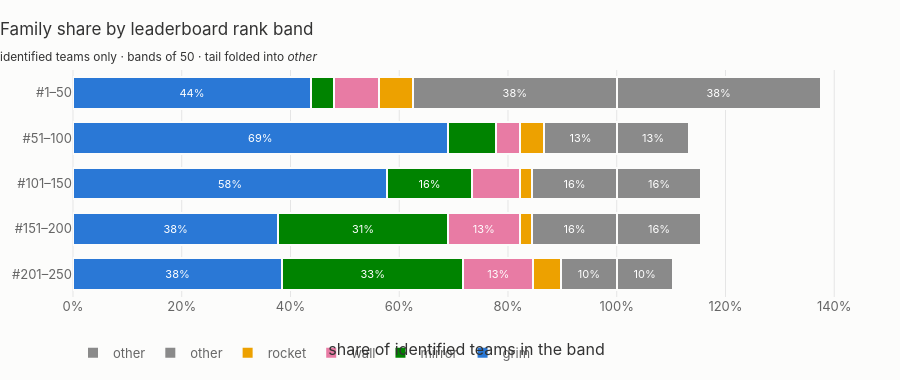

Notebook source saved alongside this figure:
### Markdown cell above
## 4. Where in the ranking does each family sit?

Share of each rank band, using the canonical gate families
(`scripts/m39_live_mix.py`). The tail folds into **other** — a generated 7th hue
would be indistinguishable from an existing one under colorblind vision.

### Code cell
# 5 — family share by rank band
BANDS = 5
band_size = max(1, TOP_N // BANDS)
k = known.copy()
k["band"] = ((k["rank"] - 1) // band_size).clip(upper=BANDS - 1)
k["band_label"] = k["band"].map(
    lambda b: f"#{b * band_size + 1}–{min((b + 1) * band_size, TOP_N)}")

top_fams = known["family"].value_counts().head(5).index.tolist()
k["fam"] = k["family"].where(k["family"].isin(top_fams), "other")
FAM_COLOR = dict(zip(top_fams, PALETTE))
FAM_COLOR["other"] = MUTED

pivot = (k.pivot_table(index="band_label", columns="fam", values="rank",
                       aggfunc="size", fill_value=0)
          .reindex([f"#{b * band_size + 1}–{min((b + 1) * band_size, TOP_N)}"
                    for b in range(BANDS)]))
share = pivot.div(pivot.sum(axis=1), axis=0)

fig = go.Figure()
for fam in top_fams + ["other"]:
    if fam not in share.columns:
        continue
    fig.add_trace(go.Bar(
        y=share.index, x=share[fam], name=fam, orientation="h",
        marker=dict(color=FAM_COLOR[fam], line=dict(color=SURFACE, width=2)),
        text=[f"{v:.0%}" if v >= 0.09 else "" for v in share[fam]],
        textposition="inside", insidetextanchor="middle",
        textfont=dict(color="#ffffff", size=11),
        customdata=pivot[fam],
        hovertemplate=("<b>%{fullData.name}</b><br>%{y}<br>"
                       "%{customdata} teams (%{x:.0%})<extra></extra>"),
    ))
fig.update_layout(
    barmode="stack",
    title="Family share by leaderboard rank band"
          "<br><sub>identified teams only · bands of "
          f"{band_size} · tail folded into <i>other</i></sub>",
    xaxis=dict(title="share of identified teams in the band", tickformat=".0%"),
    yaxis=dict(title=None, autorange="reversed", automargin=True),
    height=380, bargap=0.3, legend=dict(orientation="h", y=-0.18),
)
fig.show()

display(pivot.style.set_caption("Teams per family per rank band (counts)"))

### Figure 1 — Plotly figure (JSON) as saved in the notebook; plotly's stock layout.template omitted (floating-point values rounded to 4 significant figures)
{"data": [{"customdata": [21, 31, 26, 17, 15], "hovertemplate": "<b>%{fullData.name}</b><br>%{y}<br>%{customdata} teams (%{x:.0%})<extra></extra>", "insidetextanchor": "middle", "marker": {"color": "#2a78d6", "line": {"color": "#fcfcfb", "width": 2}}, "name": "grim", "orientation": "h", "text": ["44%", "69%", "58%", "38%", "38%"], "textfont": {"color": "#ffffff", "size": 11}, "textposition": "inside", "type": "bar", "x": [0.4375, 0.6889, 0.5778, 0.3778, 0.3846], "y": ["#1–50", "#51–100", "#101–150", "#151–200", "#201–250"]}, {"customdata": [2, 4, 7, 14, 13], "hovertemplate": "<b>%{fullData.name}</b><br>%{y}<br>%{customdata} teams (%{x:.0%})<extra></extra>", "insidetextanchor": "middle", "marker": {"color": "#008300", "line": {"color": "#fcfcfb", "width": 2}}, "name": "mirror", "orientation": "h", "text": ["", "", "16%", "31%", "33%"], "textfont": {"color": "#ffffff", "size": 11}, "textposition": "inside", "type": "bar", "x": [0.04167, 0.08889, 0.1556, 0.3111, 0.3333], "y": ["#1–50", "#51–100", "#101–150", "#151–200", "#201–250"]}, {"customdata": [4, 2, 4, 6, 5], "hovertemplate": "<b>%{fullData.name}</b><br>%{y}<br>%{customdata} teams (%{x:.0%})<extra></extra>", "insidetextanchor": "middle", "marker": {"color": "#e87ba4", "line": {"color": "#fcfcfb", "width": 2}}, "name": "wall", "orientation": "h", "text": ["", "", "", "13%", "13%"], "textfont": {"color": "#ffffff", "size": 11}, "textposition": "inside", "type": "bar", "x": [0.08333, 0.04444, 0.08889, 0.1333, 0.1282], "y": ["#1–50", "#51–100", "#101–150", "#151–200", "#201–250"]}, {"customdata": [3, 2, 1, 1, 2], "hovertemplate": "<b>%{fullData.name}</b><br>%{y}<br>%{customdata} teams (%{x:.0%})<extra></extra>", "insidetextanchor": "middle", "marker": {"color": "#eda100", "line": {"color": "#fcfcfb", "width": 2}}, "name": "rocket", "orientation": "h", "text": ["", "", "", "", ""], "textfont": {"color": "#ffffff", "size": 11}, "textposition": "inside", "type": "bar", "x": [0.0625, 0.04444, 0.02222, 0.02222, 0.05128], "y": ["#1–50", "#51–100", "#101–150", "#151–200", "#201–250"]}, {"customdata": [18, 6, 7, 7, 4], "hovertemplate": "<b>%{fullData.name}</b><br>%{y}<br>%{customdata} teams (%{x:.0%})<extra></extra>", "insidetextanchor": "middle", "marker": {"color": "#8a8a8a", "line": {"color": "#fcfcfb", "width": 2}}, "name": "other", "orientation": "h", "text": ["38%", "13%", "16%", "16%", "10%"], "textfont": {"color": "#ffffff", "size": 11}, "textposition": "inside", "type": "bar", "x": [0.375, 0.1333, 0.1556, 0.1556, 0.1026], "y": ["#1–50", "#51–100", "#101–150", "#151–200", "#201–250"]}, {"customdata": [18, 6, 7, 7, 4], "hovertemplate": "<b>%{fullData.name}</b><br>%{y}<br>%{customdata} teams (%{x:.0%})<extra></extra>", "insidetextanchor": "middle", "marker": {"color": "#8a8a8a", "line": {"color": "#fcfcfb", "width": 2}}, "name": "other", "orientation": "h", "text": ["38%", "13%", "16%", "16%", "10%"], "textfont": {"color": "#ffffff", "size": 11}, "textposition": "inside", "type": "bar", "x": [0.375, 0.1333, 0.1556, 0.1556, 0.1026], "y": ["#1–50", "#51–100", "#101–150", "#151–200", "#201–250"]}], "layout": {"bargap": 0.3, "barmode": "stack", "height": 380, "legend": {"orientation": "h", "y": -0.18}, "title": {"text": "Family share by leaderboard rank band<br><sub>identified teams only · bands of 50 · tail folded into <i>other</i></sub>"}, "xaxis": {"tickformat": ".0%", "title": {"text": "share of identified teams in the band"}}, "yaxis": {"automargin": true, "autorange": "reversed", "title": {}}}}
